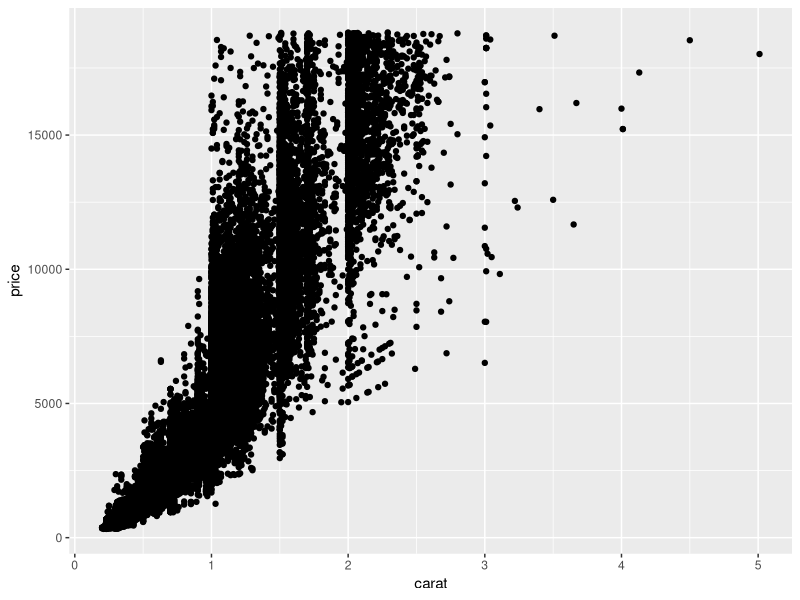
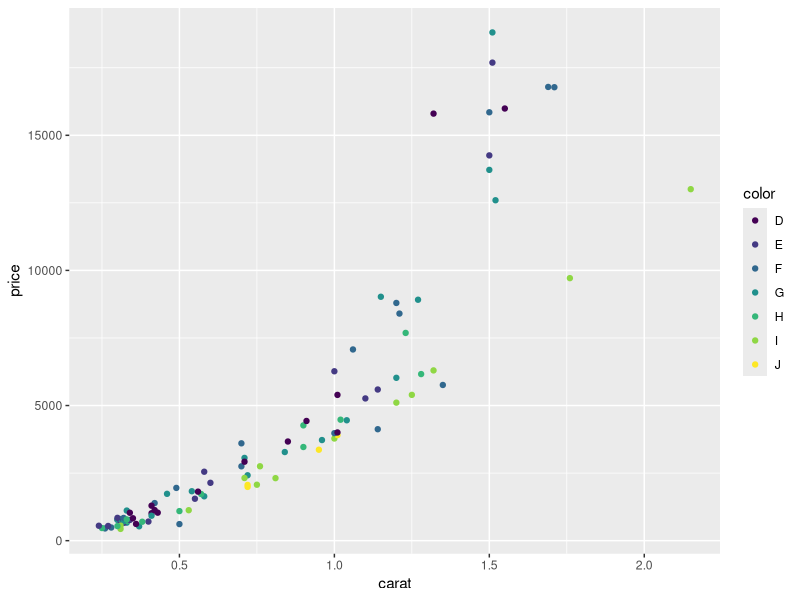
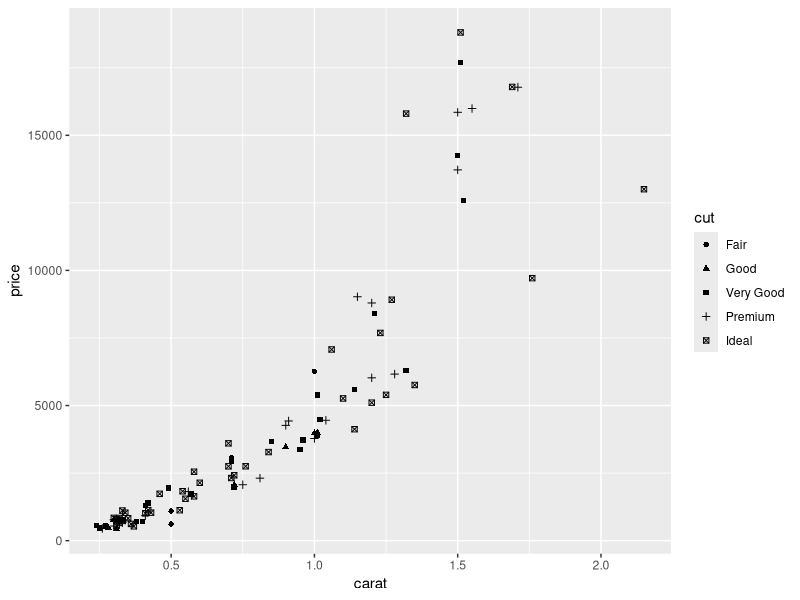
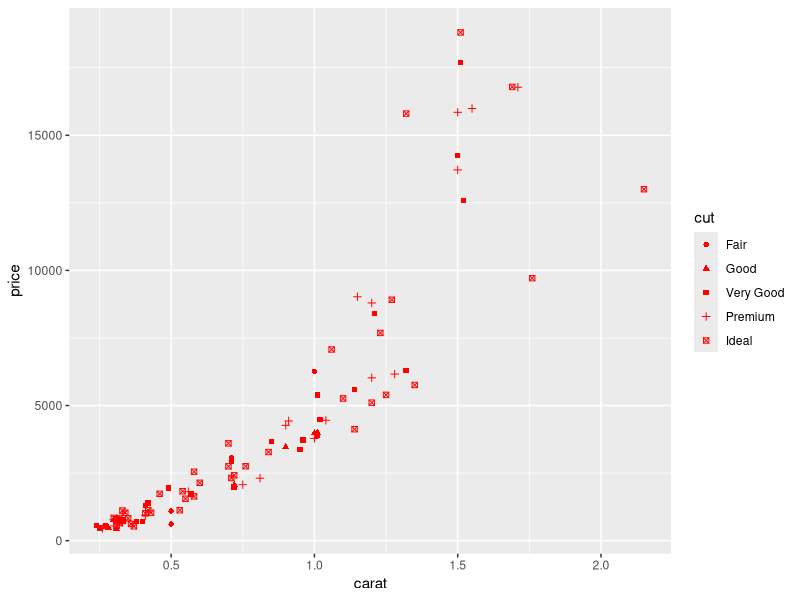
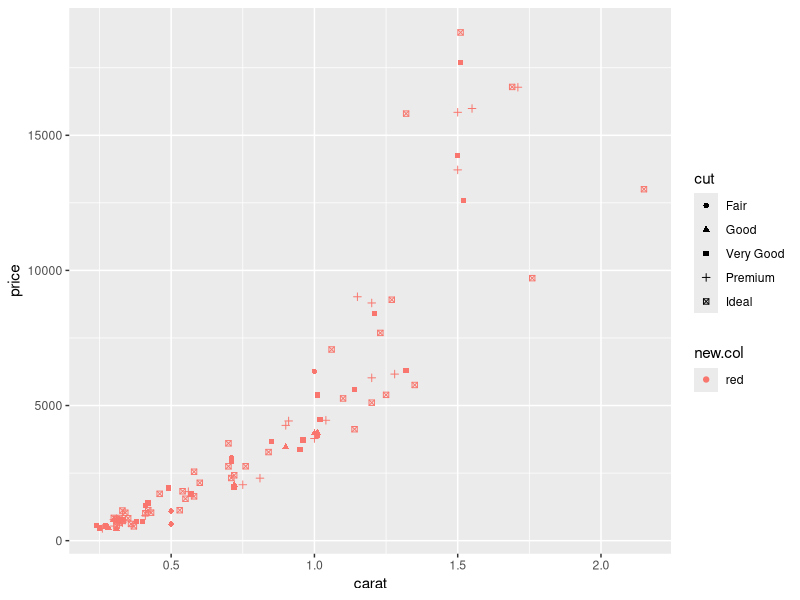
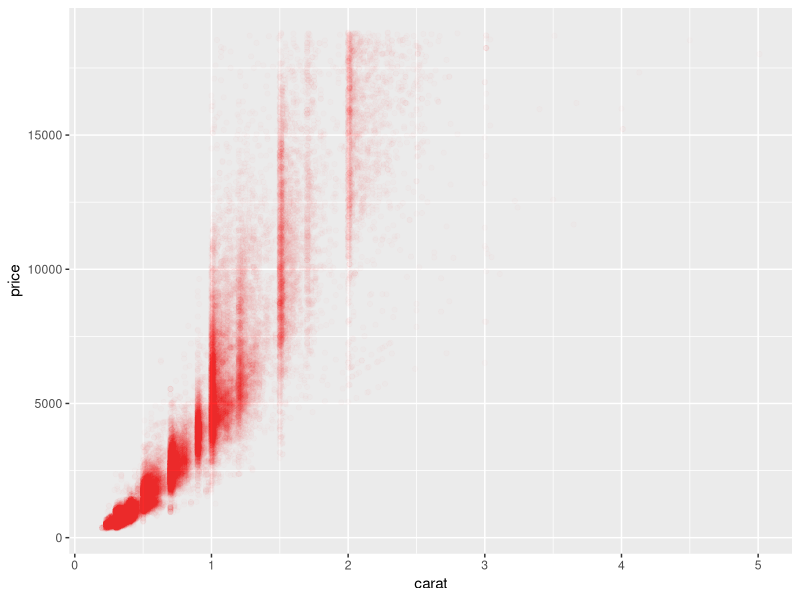
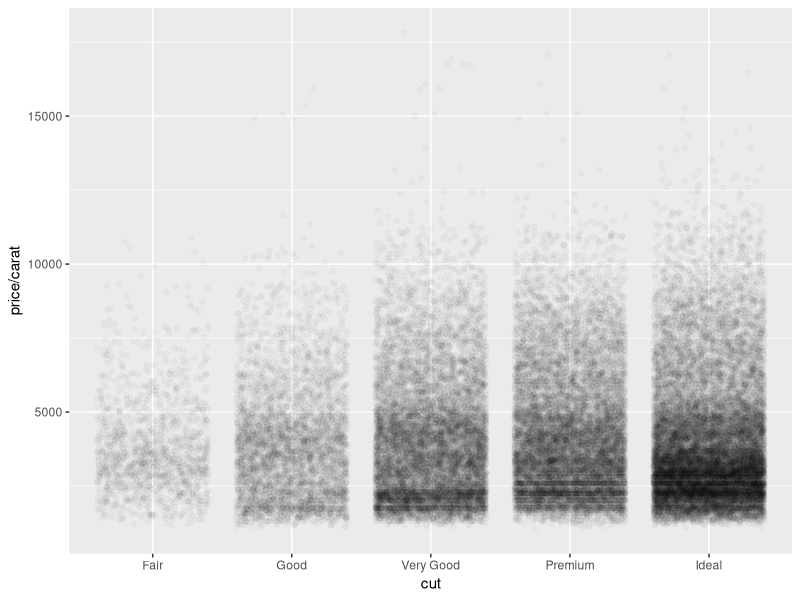
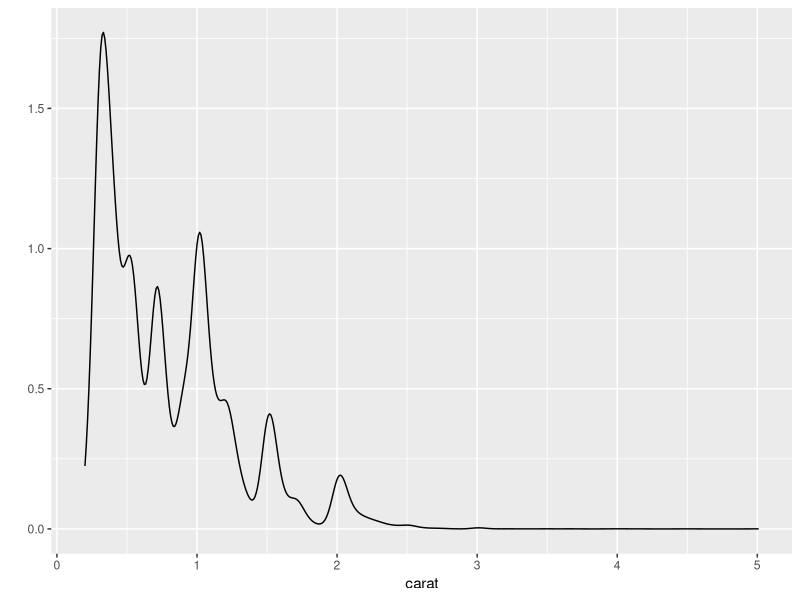

The R script that drew these images, in order: (Note: this script raises an error after producing the figures.)
# Code File for Quneensland University of Technology: Bayesian Research and Applications Group's Introduction to R Course
# Course prepared and presented by Ben R. Fitzpatrick (ben.r.fitzpatrick@gmail.com) 7th of March 2012

# R is all about the free sharing of code with the proper acknowledgement of authorship so feel free share this file (just don't delete my name from it ;) and only add yours if you've improved it)

#############################
#                           #
# This is code file 3       #
# 2d plotting with ggplot2  #
#                           #
#############################

# plotting in the base R environment is cumbersome

# ggplot2 streamlines plotting code and has a universal syntax across all it's functions (the arguments that work for one function from ggplot2 work for all of it's functions - not the case for base graphics plotting functions)

# ggplot2 can generate it's own legends - (legends can be time consuming and fiddly in base graphics, especially if you want them outside the plotting box)

# ggplot2 can plot with transparency - not something base graphics can not do

# writing extensively about 'ggplot2' is largely redundant given the excellent book by the package author:
#   H. Wickham. ggplot2: elegant graphics for data analysis. Springer New   York, 2009.
# and his similarly excellent website:  http://had.co.nz/ggplot2/

# so I'll confine myself here to whetting your appetite for this package with a few examples of it's many features and capabilities

# (in case you are wondering what the 'gg' stands for: ggplot2 is based on 'The Grammar of Graphics' (Wilkinson 2005))

library(ggplot2) #load package 'ggplot2'

 # the dataframe diamonds comes with 'ggplot2'

dim(diamonds) # and it's quite large ( 53940 rows and 10 columns i.e.  53940 observations of ten variables)

head(diamonds)

summary(diamonds) # summary statistics for numeric variables in 'diamonds', numbers of observations at each factor levels for variables that are factors

qplot(carat,price,data = diamonds) # qplot is the high level, easier to use function, it's name stands for 'quick plot'

# there is also the lower level ggplot() function which qplot() calls

dsmall <-  diamonds[sample(nrow(diamonds),100),] # taking a random sample of 100 of these rows to make a smaller dataframe 

#qplot can map a factor to point colour, shape or size

qplot(carat,price,data = dsmall, colour = color) # note the automatic legend reflects the name of the variable mapped to colour and it's actual factor levels

levels(dsmall$color)

qplot(carat,price,data = dsmall, shape = cut)

levels(dsmall$cut)

# plot point colour, shape, size are all aesthetic attributes which can have a variable mapped to them with a scale function

#ggplot2 will create a scale function by itself

#scale functions may also be overwritten e.g. here to plot all points as 'red'

qplot(carat,price,data = dsmall, shape = cut,colour = I('red')) # the I() protects the value 'red' forcing ggplot2 to use it for each point

# we could achieve the same effect by binding an additional column consisting purely of the word 'red' to the data and mapping this column to point colour like so

dsmall <- data.frame(dsmall,new.col=rep('red',nrow(dsmall)))

qplot(carat,price,data = dsmall, shape = cut,colour = new.col)

# we can also set a single transparency value for all data to get a feeling for just how much overlap there is in the data
qplot(carat,price,data = diamonds, colour = I('red'),alpha=I(1/100)) # alpha=I(1/100) means that if 100 points overlap the plot there will be opaque black 
# above is the plotting with the 'points' geometry (qplot guesses which geom to use based on the data) these may also be set and there are lots of possibles see:  http://had.co.nz/ggplot2/

#for instance:

#interesting alternative to boxplots
qplot(cut,price/carat,data = diamonds, geom = 'jitter', alpha = I(1/40))

# quick p.d.f. estimates
qplot(carat,data=diamonds,geom = 'density') # overall fit for probability density function for all the carat values of all data

#mapping categorical variables to an aesthetic will automatically divide and plot the data accordingly e.g.

qplot(carat,data=diamonds,geom = 'density' ,colour = cut) # gives one density for carat values for each grouping of the data by 'cut' quality
#or 
qplot(carat,data=diamonds,geom = 'density' ,linetype = cut) # gives one density for carat values for each grouping of the data by 'cut' quality

# faceting making panels of figures
#just map the variable you want to facet by to facets e.g.
qplot(price/carat, data=diamonds,facets= color ~ ., geom= 'histogram') # creating panels of plots is called faceting and is very efficient to code compared to doing this in base graphics

qplot(price/carat, data=diamonds,facets= color ~ cut, geom= 'density') # map interactions of variables to facets with '~' to produce two way panels displaying plots for all groups of the data formed by combinations of the two factors

###


# Plotting confidence intervals around model predictions as semi-transparent bands

# (would work equally well with any other estimate of variability around some trend line)

# Here we apply this method to plotting the confidence intervals around the different model predictions the model selection exercise from Code File 1 (BRAG_Intro_to_R.R)

# first we generate the data

x1 <- seq(0,60,2)

y1 <- 5.4*x1-0.1*x1^2

e1 <- rnorm(n=length(x1),mean=0,sd=30)

y1.e <- y1+e1

x2 <- seq(1,61,2)

y2 <- 5.4*x1-0.15*x1^2

e2 <- rnorm(n=length(x1),mean=0,sd=30)

y2.e <- y2+e2

x.l <- c(x1,x2)

y.l <- c(y1.e,y2.e)

f.l <- c(rep('green',length(y1.e)),rep('red',length(y1.e)))

Data <- data.frame(x=x.l,y=y.l,f=factor(f.l))

# then we fit the models and make the predictions

m1 <- with(Data,lm(y~x)) 

x.2 <- Data$x^2 # so we have to define a new variable containing the x^2 values

Data <- data.frame(Data,x.2) # then to keep things tidy let's bind it to the end of the dataframe

head(Data) # have look at the top few rows to check out attachment of the 'x.2' column to the dataframe 'Data' worked

m2 <- with(Data,lm(y~x+x.2))

# abline() only works for linear fits so

pred.at <- seq(from=0,to=61,by=0.5) # x values to predict at

m2.pred <- predict(object=m2,newdata=data.frame(x=pred.at,x.2=pred.at^2), interval = c("confidence"),level=0.95)  # predicting at these x values from the model 'm2' (predicting the response and recording the bound of the 95% confidence interval of this predicition...no reason you couldn't supply the code below this credible interval bounds though or indeed bootstrap confidence interval bounds)

class(m2.pred)

m2.pred <- data.frame(m2.pred) # coercing to a data frame so we can extract variables by name

head(m2.pred)

m6 <- with(Data,lm(y~f*+1+x+f:x+x.2+f:x.2)) #model where intercept,'x' and the x^2 terms have interactions with 'f'; fred:x (read ad  (f level red) interaction with x) is the modification of the slope for f level red

m6.pred.red <- data.frame(predict(object=m6,newdata=data.frame(x=pred.at,x.2=pred.at^2,f=rep('red',length(pred.at))), interval = c("confidence"),level=0.95)) # predicting at these x values from the model 'm2'

m6.pred.green <- data.frame(predict(object=m6,newdata=data.frame(x=pred.at,x.2=pred.at^2,f=rep('green',length(pred.at))), interval = c("confidence"),level=0.95)) # predicting at these x values from the model 'm2'

y1 <- m2.pred$fit # coercing predictions from matrix to dataframe so we can extract columns by name
y2 <- m6.pred.red$fit
y3 <- m6.pred.green$fit

y1min <- m2.pred$lwr

y1max <- m2.pred$upr

y2min <- m6.pred.red$lwr

y2max <- m6.pred.red$upr

y3min <- m6.pred.green$lwr

y3max <- m6.pred.green$upr

EvPts <- pred.at

# Now the plotting of these data with ggplot2 

# this is somewhat inelegant - ggplot2 is difficult to use when the data you want plot are spread across multiple dataframes as they are here

# however it is possible - if you have better way to achieve the same plot please get in touch :)

# the variables mapped to the aesthetics must be present in both dataframe with the same range of values (this is why I bind a column of 0s to the dataframe 'Data' and call it 'Fit', it already shares columns 'x','y' and 'f' with the dataframe 'Preds.m2.m6')

# ggplot2 expects groups to be defined by rows

# so rather than having separate columns for y1, y2 and y3 we need them all in the one column (one after the other) differentiated by the values in another index column (my 'Fit' column below), with the data in this format aesthetics (line type, colour etc.) may be set by mapping particular variables (columns) to that aesthetic 

Preds.m2.m6 <- data.frame(EvPts,y=c(y1,y2,y3),y.min=c(y1min,y2min,y3min),y.max=c(y1max,y2max,y3max),Fit=c(rep(1,length(y1)),rep(2,length(y2)),rep(3,length(y2))),f=c(rep('blue',length(y1)),rep('red',length(y2)),rep('green',length(y3))))  # creating such a dataframe

head(Preds.m2.m6)

Data <- data.frame(Data,Fit=rep(0,nrow(Data)))

qplot(x=EvPts,y=y,data=Preds.m2.m6) # plotting EvPts against y values  (qplot chooses a scatter plot for use seeing as it seems to suit the data)

#but we want lines...(i.e. these points joined by line segments to approximate the smooth curves of the predictions)

qplot(x=EvPts,y=y,data=Preds.m2.m6,geom='line')

# however we need to specify a 'group' in order to produce 3 distinct lines

qplot(x=EvPts,y=y,data=Preds.m2.m6,geom='line',group=Fit)

# in ggplot2 we can name plots assigning them to a objects e.g. my.plot where they are stored and may be 'added to' see below

my.plot <-qplot(x=EvPts,y=y,group=Fit,geom='line',xlab='x label',ylab='y label',data=Preds.m2.m6)

# the name of the plot may then be entered at the console to produce it

my.plot

# then successive elements may be added to the plot like so:

my.plot <- my.plot + aes(linetype=Fit) # mapping the variable 'Fit' to the plotting aesthetic 'linetype'

my.plot

my.plot <- my.plot + scale_linetype_identity(breaks=c(0,1,2,3),labels=c('','Quadratic Model (No Interactions)','Quadratic Model Full Interactions (f=Red)','Quadratic Model Full Interactions (f=Green)')) # adding a legend by defining a character vector of labels to associate with variable ('Fit') which as been mapped to line type (the reason for a break at 0 with no label I'll return to below)

my.plot

# or we can do this all with one assignment

h <-qplot(x=EvPts,y=y,group=as.character(Fit),geom='line',xlab='x label',ylab='y label',data=Preds.m2.m6) +  aes(linetype=Fit)  + scale_linetype_identity(breaks=c(0,1,2,3),labels=c('','Quadratic Model (No Interactions)','Quadratic Model Full Interactions (f=Red)','Quadratic Model Full Interactions (f=Green)'))

h

h <- h + geom_ribbon(aes(x=EvPts,ymin=y.min,ymax=y.max,fill=f),alpha=0.1,data=Preds.m2.m6)  # adding confidence intervals to the fit with opacity = 0.1 (10 things on top of each other would be opaque)

h

# we get separate filled ribbons for each level of 'f' but qplot() is just taking the colours in 'f' as different factor levels not actual colours
# to get our 'red' band assigned to confidence interval for the predictions where f=red and green band assigned to the confidence interval for predictions when f=green we need to manually specify the scale (which also allows us to control directly what is written in the legend): 

h <-  h + scale_fill_identity(name=c('95% C.I.'),labels=c('Full Interaction Quadratic Model (f=Green)','Full Interaction Quadratic Model (f=Red)','Quadratic Model (No Interactions)'),breaks=c('green','red','blue')) #seeing as 'f' already contains colour names we just need an identity mapping from 'f' to the ribbon fill colours

h

# now to add the raw data to the plot
# this where complications arise as they don't fit into Preds.m2.m6 so I'm drawing them from the dataframe 'Data' and plotting with ggplot2 and data spread across 2 or more dataframes gets somewhat messy (see above comments about adding a vector of zeros called 'Fit' to the dataframe 'Data')

h <-h + geom_point(aes(x,y=y,col=f),size=I(4),data=Data) + scale_colour_identity(name=c('Observed Data'),labels=c('f=Green','f=Red'),breaks=c('green','red')) # note we could map a variable to 'size' and have point size controlled by some variable in the dataframe but as we want all the points to be the same size we encapsulate this numeric size in an I() to preserve it's value and have it applied to all points

h # re-size the window a bit with the mouse to get the plot square (or to a shape you like)

# now to write the plot to an external image file

#saving graphics for use with other programs
# vector (.ps, .eps) c.f. raster graphics (.jpg, .png, ...)
# vector graphics are procedural and therefore 'infinitely' magnifiable 
# raster graphics are stored as arrays of pixels and thus will get 'blocky' as you zoom in

ggsave(filename='Plot.ps',plot=h) # your plot 'h' is written to your current working directory as a .ps file

getwd() # find your current working directory

setwd('/home/ben/Plots') # set your working directory (on Windows your file path will start like this 'C://')

ggsave(filename='/home/ben/PhD/My_R_Course/QI.jpg',plot=h)

# images are saved the with aspect ratio taken from the current plot device i.e. what you see in the window is what is written to the the file

?ggsave

# ' ‘ggsave’ currently recognises the extensions eps/ps, tex (pictex), pdf, jpeg, tiff, png, bmp, svg and wmf (windows only).'
# just write the file extension you want onto the end of you filename in ggsave()


#############################
#                           #
# End of code file 3        #
# 2d plotting with ggplot2  #
#                           #
#############################
